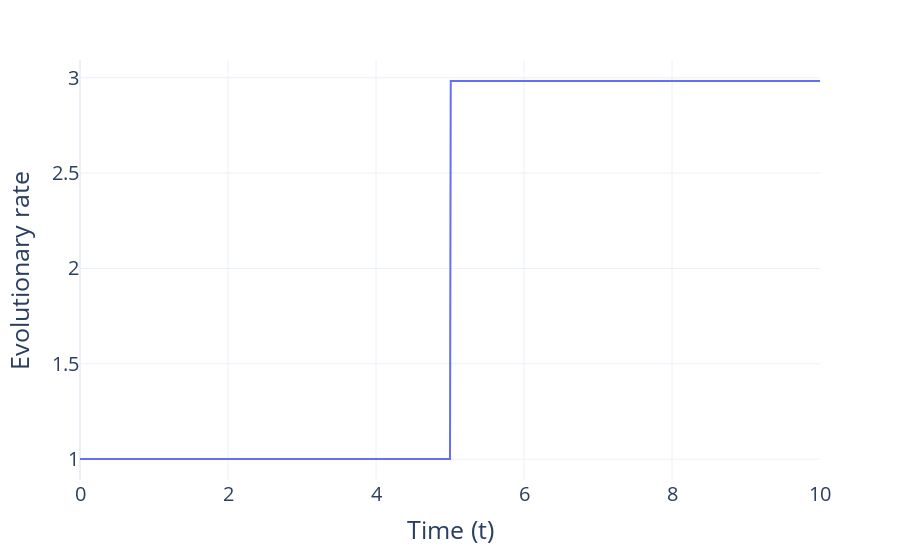

The code cell stored with this chart in its notebook:
### Code cell
# Ploting the evolutionary rate mu over time with rate matrix switch in the middle

mu_value = []

# Generate mu values
for t in t_range:
    if t<= t1:
        mu = calculate_stationary_rate(Q5)
        mu_value.append(mu)
    else:
        mu = calculate_stationary_rate(Q6)
        mu_value.append(mu)
    
# Create the plot
fig = px.line(x=t_range, y=mu_value, labels={'x': 'Time (t)', 'y': 'Evolutionary rate'}, title=None)


fig.update_layout(
    xaxis=dict(
        title_font=dict(size=25),
        tickfont=dict(size=20),
    ),
    yaxis=dict(
        title_font=dict(size=25),
        tickfont=dict(size=20),
    ),
    template='plotly_white'
)

fig.write_image("evolutionary_rate_change_stationary.pdf")

# Show the plot
fig.show()

### Figure 1 — Plotly figure (JSON) as saved in the notebook; plotly's stock layout.template omitted (floating-point values rounded to 4 significant figures; data arrays with more than 128 entries replaced by an {"elided": "..."} marker saying what was removed)
{"data": [{"hovertemplate": "Time (t)=%{x}<br>Evolutionary rate=%{y}<extra></extra>", "legendgroup": "", "line": {"color": "#636efa", "dash": "solid"}, "marker": {"symbol": "circle"}, "mode": "lines", "name": "", "orientation": "v", "showlegend": false, "type": "scatter", "x": {"elided": "999 float values"}, "xaxis": "x", "y": {"elided": "999 float values"}, "yaxis": "y"}], "layout": {"legend": {"tracegroupgap": 0}, "margin": {"t": 60}, "xaxis": {"anchor": "y", "domain": [0, 1], "tickfont": {"size": 20}, "title": {"font": {"size": 25}, "text": "Time (t)"}}, "yaxis": {"anchor": "x", "domain": [0, 1], "tickfont": {"size": 20}, "title": {"font": {"size": 25}, "text": "Evolutionary rate"}}}}
